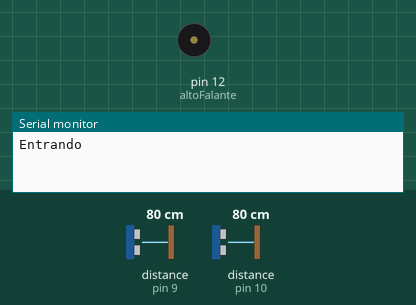
Bench run of a sketch on a simulated Arduino Uno, built with avr-gcc and run on an emulated ATmega328P. On the bench: buzzer (waves = sounding), the last lines printed to the serial monitor. The test bench sets the inputs (shaded band); at power-on: distance to the obstacle (sensors on pin 10, pin 9) 80 cm. The echo pulse lasts 58.3 µs per cm.

Above: at 1.2 s.
1.3 s: distance to the obstacle (sensor on pin 10) set to 97 cm
At 3.5 s:
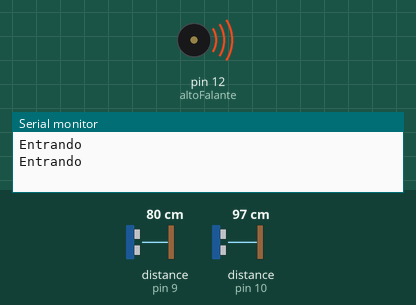
4.5 s: distance to the obstacle (sensor on pin 10) set to 106 cm
At 5.5 s:
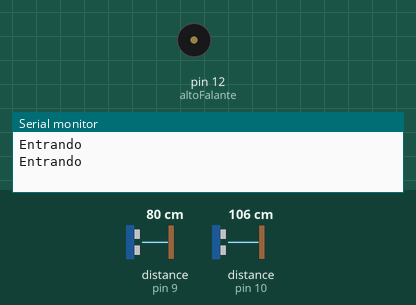
Timing chart, 0 to 7.5 s (numbered marks = the images above; inputs shaded):
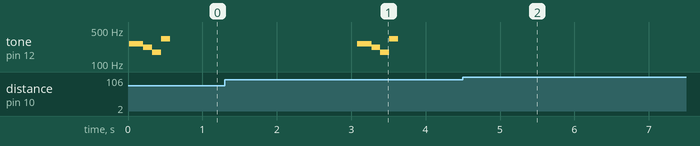

The sketch:

BemVindoDetector.ino
```cpp
#include <Ultrasonic.h>

Ultrasonic ultrassomA(8, 9); // trig, Echo respectivamente
Ultrasonic ultrassomB(11, 10); // trig, Echo respectivamente

long distanciaA;
long distanciaB;

const int DISTANCIA_DETECCAO = 100;
const int altoFalante = 12;

void setup() {
  pinMode(altoFalante, OUTPUT);
  Serial.begin(9600);
}

void loop() {
  distanciaA = ultrassomA.read(CM);
  distanciaB = ultrassomB.read(CM);
  // Serial.println(millis());
  // Serial.println(distanciaB);
  // Serial.println(distanciaA);
  if (distanciaB <= DISTANCIA_DETECCAO) {
    int tempoRestante = millis();
    int tempoAtual = 0;
    do {
      tempoAtual = millis();
      Serial.println("Entrando");
      distanciaA = ultrassomA.read(CM);
      // Serial.println(distanciaA);
      if(distanciaA <= DISTANCIA_DETECCAO) {
        entrouNaSala();
        delay(2500);
        break;
      }
    } while(tempoAtual-tempoRestante < 10000);
  }
  else if (distanciaA <= DISTANCIA_DETECCAO) {
    int tempoRestante = millis();
    int tempoAtual = 0;
    do {
      tempoAtual = millis();
      Serial.println("Saindo");
      distanciaB = ultrassomB.read(CM);
      // Serial.println(distanciaB);
      if(distanciaB <= DISTANCIA_DETECCAO) {
        saiuDaSala();
        delay(2500);
        break;
      }
    } while(tempoAtual-tempoRestante < 10000);
  }
  // if (distanciaA <= DISTANCIA_DETECCAO) {
  //   int tempoRestante = millis();
  //   int tempoAtual = 0;
  //   do {
  //     tempoAtual = millis();
  //     Serial.println("Saindo");
  //     distanciaB = ultrassomB.read(CM);
  //     Serial.println(distanciaB);
  //     if(distanciaB <= DISTANCIA_DETECCAO) {
  //       saiuDaSala();
  //       delay(1000);
  //       break;
  //     }
  //   } while(tempoAtual-tempoRestante < 5000);
  // }
  // else if (distanciaB <= DISTANCIA_DETECCAO) {
  //   int tempoRestante = millis();
  //   int tempoAtual = 0;
  //   do {
  //     tempoAtual = millis();
  //     Serial.println("Entrando");
  //     distanciaA = ultrassomA.read(CM);
  //     Serial.println(distanciaA);
  //     if(distanciaA <= DISTANCIA_DETECCAO) {
  //       entrouNaSala();
  //       delay(1000);
  //       break;
  //     }
  //   } while(tempoAtual-tempoRestante < 5000);
  // }
  // if (distanciaA <= DISTANCIA_DETECCAO) {
  //   saiuDaSala();
  //   delay(10000);
  // } if (distanciaB <= DISTANCIA_DETECCAO) {
  //   entrouNaSala();
  //   delay(10000);
  // }
}

void saiuDaSala() {
  tone(altoFalante, 220.5);
  delay(120);
  tone(altoFalante, 174.3);
  delay(120);
  tone(altoFalante, 165);
  delay(120);
  noTone(altoFalante);
}
void entrouNaSala() {
  tone(altoFalante, 261);
  delay(190);
  tone(altoFalante, 220.5);
  delay(120);
  tone(altoFalante, 174.4);
  delay(120);
  tone(altoFalante, 330.3);
  delay(120);
  noTone(altoFalante);
}
```

Measured:
- the behaviour switches between 100 and 101 cm on distance to the obstacle (sensor on pin 10) (found by bisection; images 1 and 2)
- after the input at 4.5 s, tone on pin 12 (altoFalante): stops changing and stays silent
- by itself, tone on pin 12 (altoFalante): plays 261 Hz for 0.19 s, 220 Hz for 0.12 s, 174 Hz for 0.12 s, 330 Hz for 0.12 s
